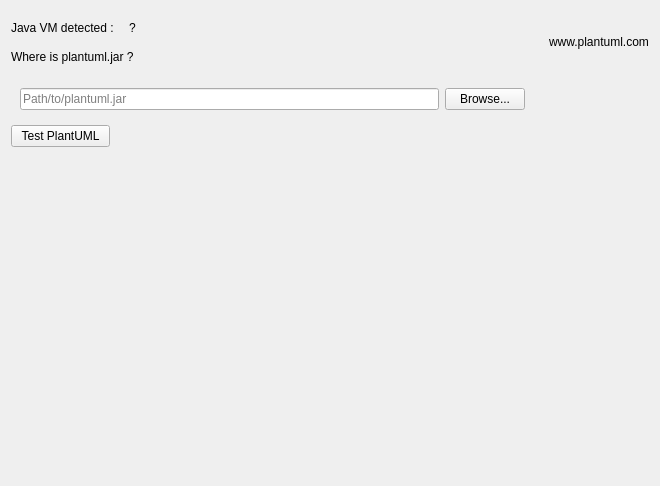
<?xml version="1.0" encoding="UTF-8"?>
<ui version="4.0">
 <class>OptionForm</class>
 <widget class="QWidget" name="OptionForm">
  <property name="geometry">
   <rect>
    <x>0</x>
    <y>0</y>
    <width>660</width>
    <height>486</height>
   </rect>
  </property>
  <property name="windowTitle">
   <string>Form</string>
  </property>
  <layout class="QVBoxLayout" name="verticalLayout">
   <item>
    <layout class="QHBoxLayout" name="horizontalLayout_4">
     <property name="spacing">
      <number>15</number>
     </property>
     <property name="topMargin">
      <number>10</number>
     </property>
     <item>
      <layout class="QVBoxLayout" name="verticalLayout_2">
       <item>
        <layout class="QHBoxLayout" name="horizontalLayout_2">
         <property name="spacing">
          <number>15</number>
         </property>
         <item>
          <widget class="QLabel" name="label_4">
           <property name="text">
            <string>Java VM detected :</string>
           </property>
          </widget>
         </item>
         <item>
          <widget class="QLabel" name="javaVersionLabel">
           <property name="sizePolicy">
            <sizepolicy hsizetype="Expanding" vsizetype="Preferred">
             <horstretch>0</horstretch>
             <verstretch>0</verstretch>
            </sizepolicy>
           </property>
           <property name="text">
            <string>?</string>
           </property>
          </widget>
         </item>
        </layout>
       </item>
       <item>
        <widget class="QLabel" name="label">
         <property name="sizePolicy">
          <sizepolicy hsizetype="Preferred" vsizetype="Minimum">
           <horstretch>0</horstretch>
           <verstretch>0</verstretch>
          </sizepolicy>
         </property>
         <property name="text">
          <string>Where is plantuml.jar ?</string>
         </property>
        </widget>
       </item>
       <item>
        <widget class="QWidget" name="widget" native="true">
         <layout class="QHBoxLayout" name="horizontalLayout">
          <item>
           <widget class="QLineEdit" name="pathLineEdit">
            <property name="text">
             <string/>
            </property>
            <property name="placeholderText">
             <string>Path/to/plantuml.jar</string>
            </property>
           </widget>
          </item>
          <item>
           <widget class="QPushButton" name="browseButton">
            <property name="text">
             <string>Browse...</string>
            </property>
           </widget>
          </item>
         </layout>
        </widget>
       </item>
      </layout>
     </item>
     <item>
      <layout class="QVBoxLayout" name="verticalLayout_4">
       <property name="leftMargin">
        <number>0</number>
       </property>
       <property name="topMargin">
        <number>0</number>
       </property>
       <item>
        <widget class="QLabel" name="label_3">
         <property name="text">
          <string>www.plantuml.com</string>
         </property>
        </widget>
       </item>
       <item alignment="Qt::AlignHCenter">
        <widget class="QLabel" name="label_2">
         <property name="sizePolicy">
          <sizepolicy hsizetype="Preferred" vsizetype="Fixed">
           <horstretch>0</horstretch>
           <verstretch>0</verstretch>
          </sizepolicy>
         </property>
         <property name="minimumSize">
          <size>
           <width>0</width>
           <height>0</height>
          </size>
         </property>
         <property name="maximumSize">
          <size>
           <width>50</width>
           <height>50</height>
          </size>
         </property>
         <property name="text">
          <string/>
         </property>
         <property name="pixmap">
          <pixmap resource="plantuml.qrc">:/logo.png</pixmap>
         </property>
         <property name="scaledContents">
          <bool>true</bool>
         </property>
         <property name="alignment">
          <set>Qt::AlignLeading|Qt::AlignLeft|Qt::AlignVCenter</set>
         </property>
        </widget>
       </item>
      </layout>
     </item>
    </layout>
   </item>
   <item>
    <layout class="QHBoxLayout" name="horizontalLayout_3">
     <item>
      <widget class="QPushButton" name="plantumlButton">
       <property name="text">
        <string>  Test PlantUML  </string>
       </property>
      </widget>
     </item>
     <item>
      <widget class="QLabel" name="testingLabel">
       <property name="text">
        <string/>
       </property>
      </widget>
     </item>
     <item>
      <spacer name="horizontalSpacer">
       <property name="orientation">
        <enum>Qt::Horizontal</enum>
       </property>
       <property name="sizeHint" stdset="0">
        <size>
         <width>40</width>
         <height>20</height>
        </size>
       </property>
      </spacer>
     </item>
    </layout>
   </item>
   <item>
    <widget class="QLabel" name="plantumlLabel">
     <property name="sizePolicy">
      <sizepolicy hsizetype="Expanding" vsizetype="Expanding">
       <horstretch>0</horstretch>
       <verstretch>0</verstretch>
      </sizepolicy>
     </property>
     <property name="text">
      <string/>
     </property>
    </widget>
   </item>
  </layout>
 </widget>
 <resources>
  <include location="plantuml.qrc"/>
 </resources>
 <connections/>
</ui>
